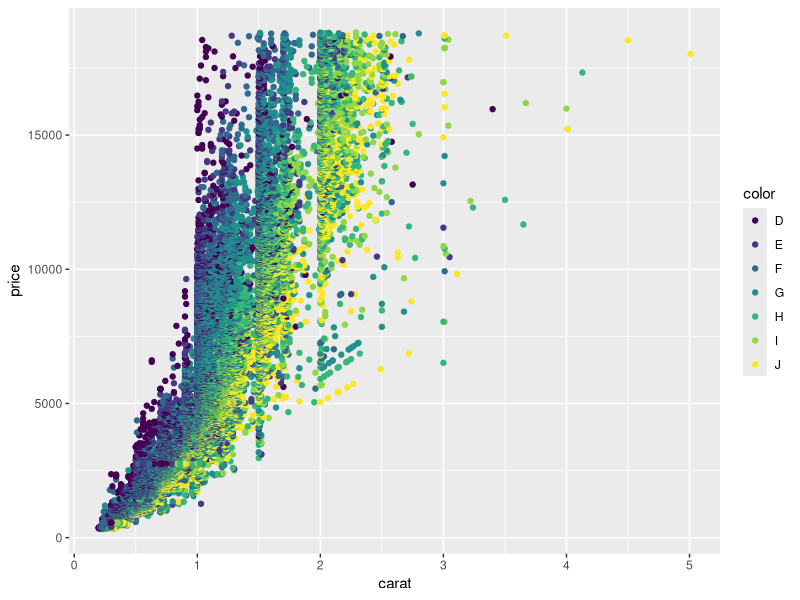

Source code (R):
## ---- chunk 1
knitr::opts_chunk$set(echo = TRUE)
## ---- chunk 2
library(ggplot2)
library(dplyr)
data(diamonds)
g <- ggplot(diamonds,aes(carat,price,color=color)) + geom_point() 
g
